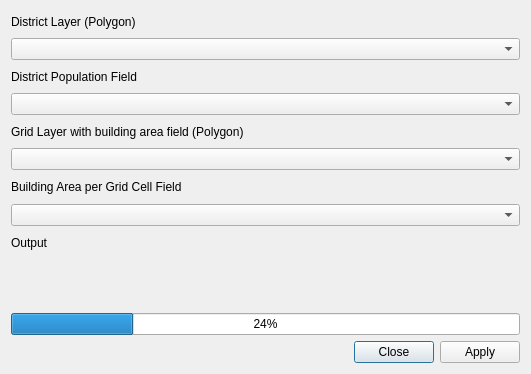
<?xml version="1.0" encoding="UTF-8"?>
<ui version="4.0">
 <class>urscape_pop_form</class>
 <widget class="QDialog" name="urscape_pop_form">
  <property name="windowModality">
   <enum>Qt::ApplicationModal</enum>
  </property>
  <property name="enabled">
   <bool>true</bool>
  </property>
  <property name="geometry">
   <rect>
    <x>0</x>
    <y>0</y>
    <width>531</width>
    <height>374</height>
   </rect>
  </property>
  <property name="mouseTracking">
   <bool>false</bool>
  </property>
  <property name="windowTitle">
   <string>Population per Grid Cell</string>
  </property>
  <layout class="QVBoxLayout" name="verticalLayout">
   <item>
    <layout class="QGridLayout" name="gridLayout">
     <item row="2" column="0" colspan="2">
      <widget class="QLabel" name="LblDistrictPop">
       <property name="text">
        <string>District Population Field</string>
       </property>
      </widget>
     </item>
     <item row="0" column="0" colspan="2">
      <widget class="QLabel" name="LblDistrict">
       <property name="text">
        <string>District Layer (Polygon)</string>
       </property>
      </widget>
     </item>
     <item row="4" column="0" colspan="2">
      <widget class="QLabel" name="LblGrid">
       <property name="text">
        <string>Grid Layer with building area field (Polygon)</string>
       </property>
      </widget>
     </item>
     <item row="10" column="0" colspan="2">
      <widget class="QLabel" name="LblStatus">
       <property name="text">
        <string/>
       </property>
      </widget>
     </item>
     <item row="8" column="0" colspan="2">
      <widget class="QLabel" name="LblOutput">
       <property name="text">
        <string>Output</string>
       </property>
      </widget>
     </item>
     <item row="1" column="0" colspan="2">
      <widget class="QgsMapLayerComboBox" name="CboDistrict">
       <property name="showCrs" stdset="0">
        <bool>true</bool>
       </property>
      </widget>
     </item>
     <item row="9" column="0" colspan="2">
      <widget class="QgsFileWidget" name="output_file_name" native="true"/>
     </item>
     <item row="5" column="0" colspan="2">
      <widget class="QgsMapLayerComboBox" name="CboGrid">
       <property name="showCrs" stdset="0">
        <bool>true</bool>
       </property>
      </widget>
     </item>
     <item row="11" column="0" colspan="2">
      <widget class="QProgressBar" name="status">
       <property name="value">
        <number>24</number>
       </property>
      </widget>
     </item>
     <item row="3" column="0" colspan="2">
      <widget class="QgsFieldComboBox" name="CboDistrictPop"/>
     </item>
     <item row="6" column="0" colspan="2">
      <widget class="QLabel" name="LblGridBuildingArea">
       <property name="text">
        <string>Building Area per Grid Cell Field</string>
       </property>
      </widget>
     </item>
     <item row="7" column="0" colspan="2">
      <widget class="QgsFieldComboBox" name="CboGridBuildingArea"/>
     </item>
    </layout>
   </item>
   <item>
    <widget class="QDialogButtonBox" name="BtnApplyClose">
     <property name="standardButtons">
      <set>QDialogButtonBox::Apply|QDialogButtonBox::Close</set>
     </property>
    </widget>
   </item>
  </layout>
 </widget>
 <customwidgets>
  <customwidget>
   <class>QgsFieldComboBox</class>
   <extends>QComboBox</extends>
   <header>qgsfieldcombobox.h</header>
  </customwidget>
  <customwidget>
   <class>QgsFileWidget</class>
   <extends>QWidget</extends>
   <header>qgsfilewidget.h</header>
  </customwidget>
  <customwidget>
   <class>QgsMapLayerComboBox</class>
   <extends>QComboBox</extends>
   <header>qgsmaplayercombobox.h</header>
  </customwidget>
 </customwidgets>
 <resources/>
 <connections>
  <connection>
   <sender>BtnApplyClose</sender>
   <signal>accepted()</signal>
   <receiver>urscape_pop_form</receiver>
   <slot>accept()</slot>
   <hints>
    <hint type="sourcelabel">
     <x>251</x>
     <y>272</y>
    </hint>
    <hint type="destinationlabel">
     <x>169</x>
     <y>143</y>
    </hint>
   </hints>
  </connection>
  <connection>
   <sender>BtnApplyClose</sender>
   <signal>rejected()</signal>
   <receiver>urscape_pop_form</receiver>
   <slot>reject()</slot>
   <hints>
    <hint type="sourcelabel">
     <x>251</x>
     <y>272</y>
    </hint>
    <hint type="destinationlabel">
     <x>169</x>
     <y>143</y>
    </hint>
   </hints>
  </connection>
 </connections>
</ui>
